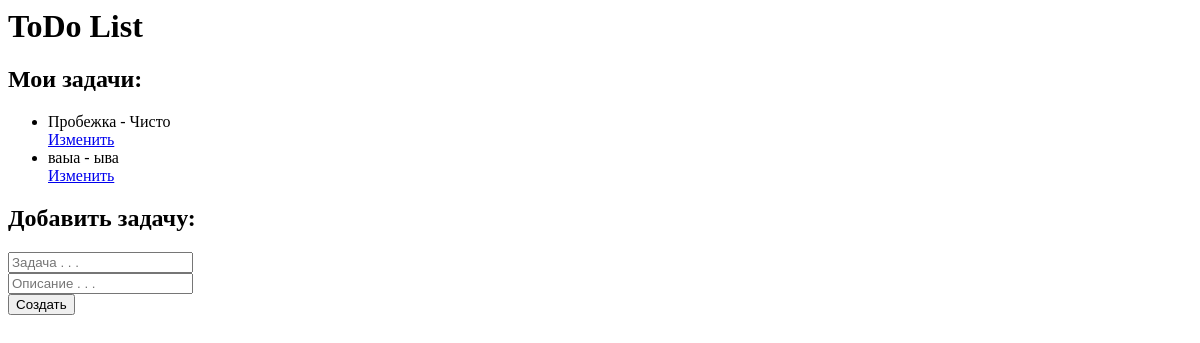
Before: / with the older database file.
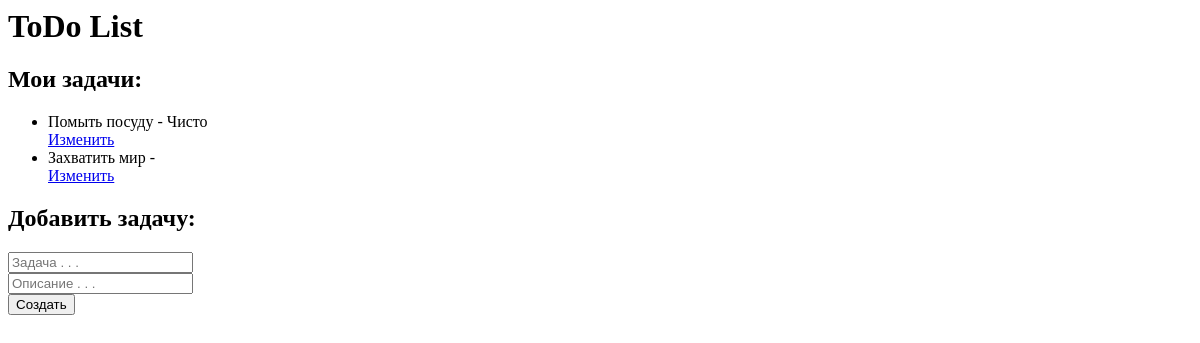
After: the same page with the newer database file.
### tables this page shows
CREATE TABLE tasks (
    id INTEGER PRIMARY KEY AUTOINCREMENT,
    title TEXT NOT NULL,
    description TEXT,
    done INTEGER DEFAULT 0);

### main.py (the view)
@app.route('/')
def main_page():
    tasks = database.get_all_tasks()
    return render_template('index.html', tasks=tasks)

### database.py (called while the page is built)
def get_connection():
    connection = sqlite3.connect('todo_list.db')
    connection.row_factory = sqlite3.Row
    return connection

def get_all_tasks():
    connection = get_connection()
    cursor = connection.cursor()
    cursor.execute('SELECT * FROM tasks')
    tasks = cursor.fetchall()
    connection.close()
    return tasks

### templates/index.html
<h1>ToDo List</h1>
<h2>Мои задачи:</h2>
<ul>
{% for task in tasks %}
    <li>{{ task.title }} - {{task.description}}</li>
    <a href="/edit/{{task.id}}">Изменить</a>
{% endfor %}
</ul>
<h2>Добавить задачу:</h2>
<form action="/add" method="POST">
    <input name="title" placeholder="Задача . . ."> <br>
    <input name="description" placeholder="Описание . . ."> <br>
    <button>Создать</button>
</form>

Changed rows visible on the page:
removed tasks: title "ваыа", description "ыва"
added tasks: title "Помыть посуду", description "Чисто"
changed tasks: title "Пробежка" → "Захватить мир"; description "Чисто" → (not shown)
